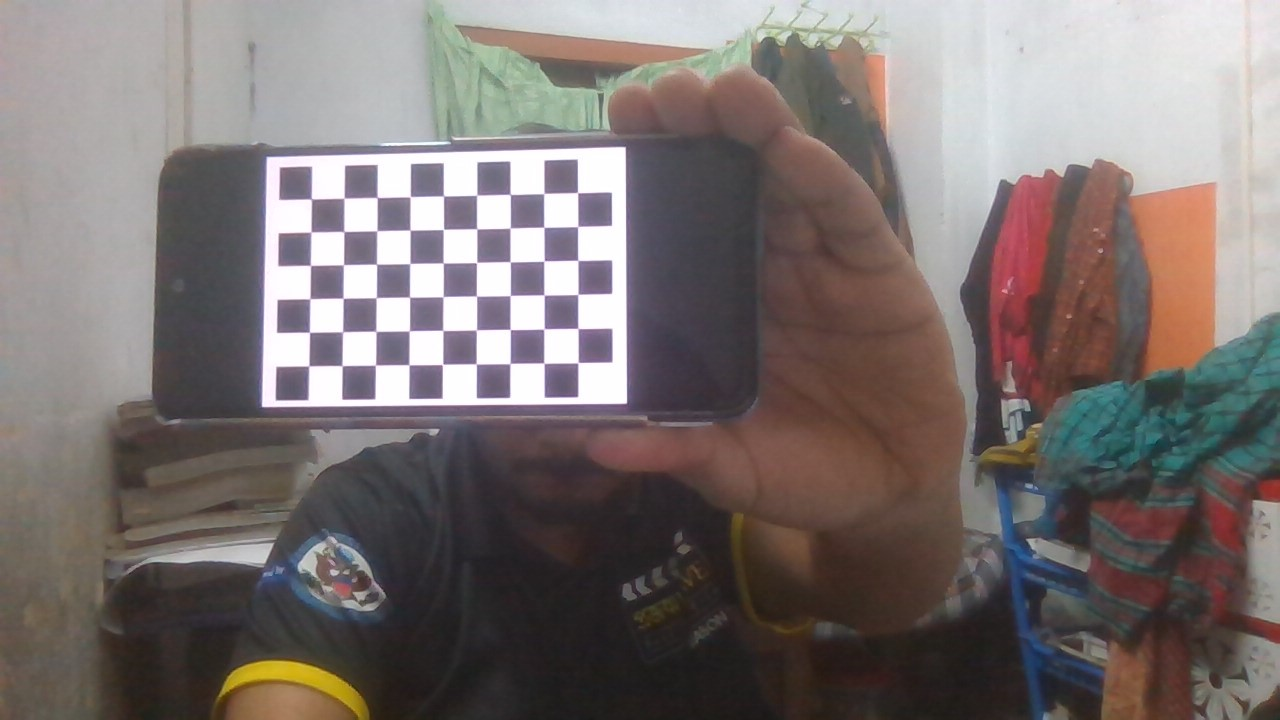
#> input picture Vision/danger_id/my camera calibration/1.jpg, 1280 x 720 px; its folder holds only this picture in this run
$ python camera-calibration.py
#> lines starting #> are read from the running program, lines starting #| are printed output that depends on the picture; after the words box and inside, x2 and y2 are one past the last pixel; in counts of white or black regions, pixels touching at a corner belong together
#!/usr/bin/env python3
import numpy as np
import cv2 as cv
import matplotlib.pyplot as plt

def calibrate(showPics=True):
#> called with showPics = True
    imgPathList = []
    for i in range(16):
        imgPathList.append(f"..//my camera calibration//{i + 1}.jpg")

    # Initialize
    nRows = 9
    nCols = 6
    termCriteria = (cv.TERM_CRITERIA_EPS + cv.TERM_CRITERIA_MAX_ITER,30,0.001)
    worldPtsCur = np.zeros((nRows*nCols,3), np.float32)
    worldPtsCur[:,:2] = np.mgrid[0:nRows,0:nCols].T.reshape(-1,2)
    worldPtsList = []
    imgPtsList = []

    # Find Corners
    for curImgPath in imgPathList:
        imgBGR = cv.imread(curImgPath)
#> imgBGR is the input picture: shape (720, 1280, 3); mean B, G, R 112.6, 114, 122.9
        # imgBGR = cv.flip(imgBGR, 1)
        imgGray = cv.cvtColor(imgBGR, cv.COLOR_BGR2GRAY)
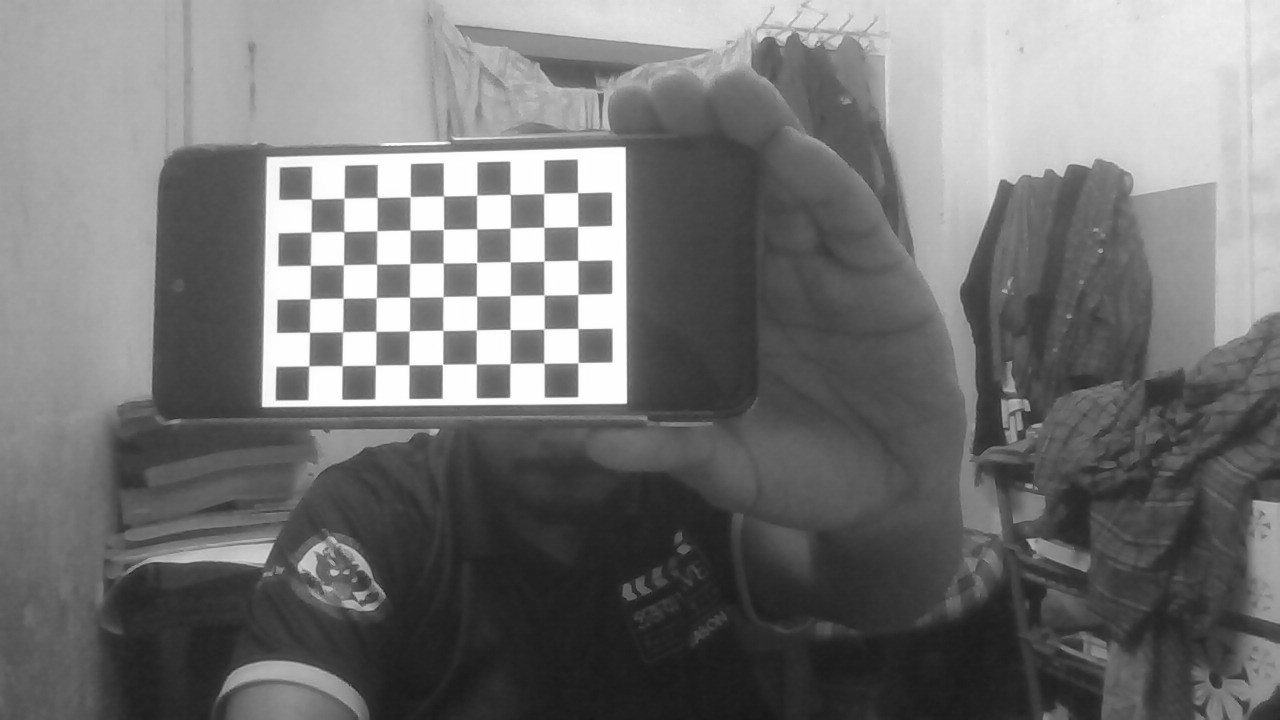
#> imgGray: shape (720, 1280); min 23, max 255, mean 116.5
        cornersFound, cornersOrg = cv.findChessboardCorners(imgGray,(nRows,nCols), None)
#> cornersFound = True; cornersOrg = 54 rows, first 8: [311.4, 198.9], [344.1, 198], [377.1, 197.5], [410.3, 196.6], [443.6, 195.9], [476.8, 195.1], [510.2, 194.5], [543.9, 193.5]

        if cornersFound == True:
            worldPtsList.append(worldPtsCur)
            cornersRefined = cv.cornerSubPix(imgGray,cornersOrg,(11,11),(-1,-1),termCriteria)
#> cornersRefined = 54 rows, first 8: [311.4, 198.9], [344.1, 198.2], [377.2, 197.5], [410.2, 196.7], [443.4, 195.9], [476.7, 195.2], [510.2, 194.4], [543.8, 193.5]
            imgPtsList.append(cornersRefined)

            if showPics:
                cv.drawChessboardCorners(imgBGR,(nRows,nCols),cornersRefined,cornersFound)
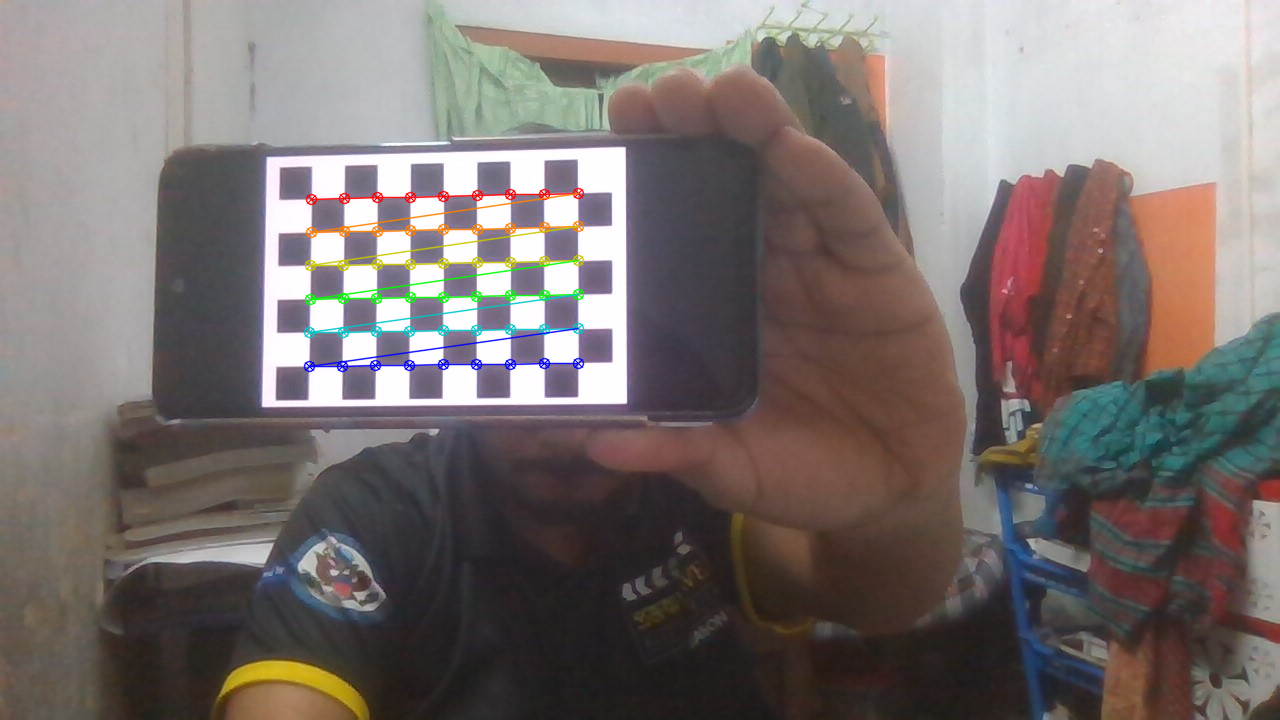
#> imgBGR: shape (720, 1280, 3); 1.4% of pixels changed, all inside (x1, y1, x2, y2) = (303, 187, 585, 373)
                cv.imshow('Chessboard', imgBGR)
                cv.waitKey(500)
    cv.destroyAllWindows()

    # Calibrate
    repError,camMatrix,distCoeff,rvecs,tvecs = cv.calibrateCamera(worldPtsList, imgPtsList, imgGray.shape[::-1],None,None)
    print('Camera Matrix:\n',camMatrix)
    print("Reproj Error (pixels): {:.4f}".format(repError))

    # Save Calibration Parameters (later video)
    # curFolder = os.path.dirname(os.path.abspath(__file__))
    paramPath = '..//Camera Calibration//calibration.npz'
    np.savez(paramPath,
        repError=repError,
        camMatrix=camMatrix,
        distCoeff=distCoeff,
        rvecs=rvecs,
        tvecs=tvecs)

    return camMatrix,distCoeff


def runCalibration():
    calibrate(showPics=True)

if __name__ == '__main__':
#> (the run stopped early here; a loop or call above may not have finished)
